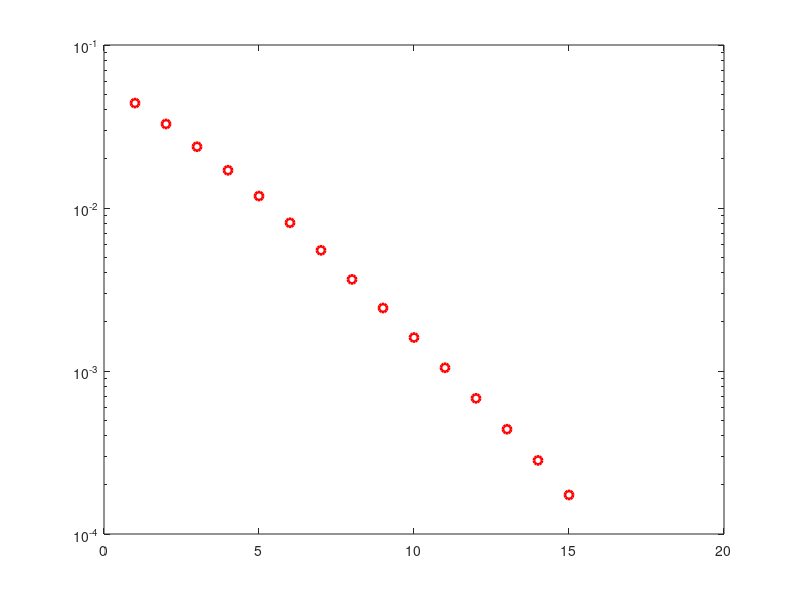

Write the MATLAB code that produced this figure. (Note: this script raises an error after producing the figure.)
clc;clear all;close all;
N=5;
m=10^6;
ip=rand(1,m)>0.5;
BPSK=2*ip-1;
L=2;
snr_dB=1:1:15;
snr=10.^(snr_dB/10);
P_R_MRC=(1/2)-(1/2).*(1+1./snr).^(-1/2);
BER_MRC_ana=(P_R_MRC).^2.*(1+2.*(1-P_R_MRC));

n_err=zeros(1,length(snr_dB));

for p=1:N
    for q=1:length(snr_dB)
        N0=(1/sqrt(2)).*(randn(L,m)+1j*(randn(L,m)));
        h=(1/sqrt(2)).*(randn(L,m)+1j*(randn(L,m)));
        symbol=kron(ones(L,1),BPSK);
        rec_vec=symbol.*h+10.^(-snr_dB(q)/20)*N0;
        dec_metric=sum(conj(h).*rec_vec,1)./sum(conj(h).*h,1);
        ip_hat=real(dec_metric)>0;
        n_err(q)=n_err(q)+size(find([ip-ip_hat]),2);
    end
end
ber_MRC_sim=n_err/(N*m);
semilogy(snr_dB,ber_MRC_sim,'or','LineWidth',2);
semilogy(snr_dB,ber_MRC_ana,'-or','LineWidth',2);